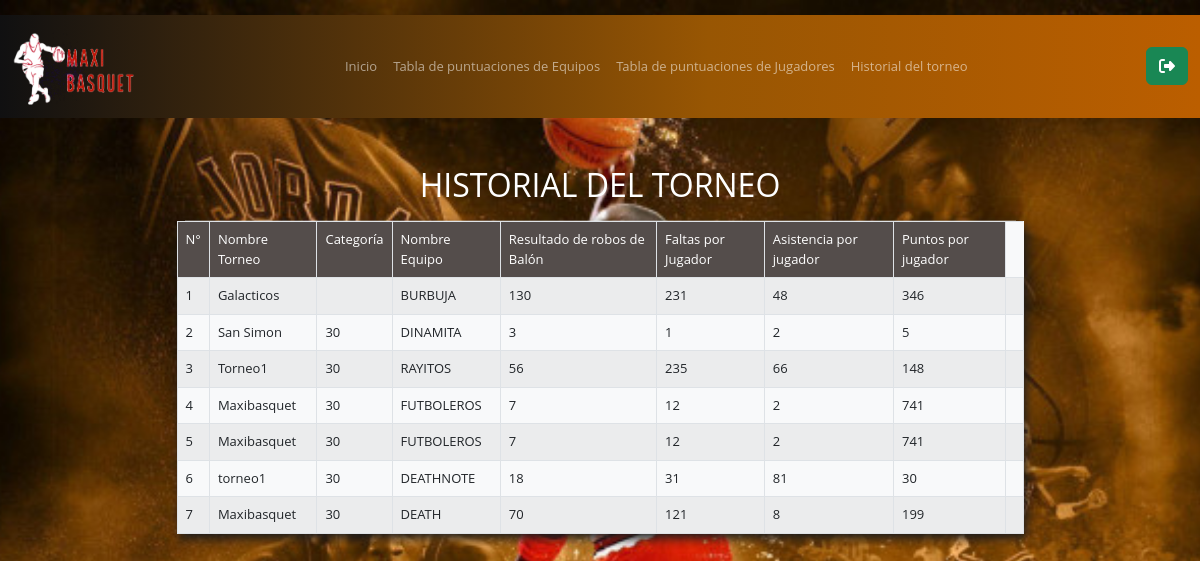
The app's page /tablaHistorial.php with its own data.
### tables this page shows
CREATE TABLE `torneofinalizado` (
  `id` int(11) NOT NULL,
  `id_torneo` int(50) NOT NULL,
  `nombreTorneo` varchar(50) NOT NULL,
  `nombreE` varchar(20) NOT NULL,
  `resultadoRobos` int(10) NOT NULL,
  `faltasJugador` int(10) NOT NULL,
  `asistenciaJugador` int(10) NOT NULL,
  `puntoFinal` int(10) NOT NULL,
  `categoria` varchar(10) NOT NULL,
  `nombreDelegado` varchar(20) NOT NULL
);

### tablaHistorial.php (the view, shortened to what this page needs)
<!doctype html>
<html lang="Es">
  <head>
    <link href="../css/bootstrap.min.css" rel="stylesheet">
    <link rel="stylesheet" href="../css/all.css">
    <link rel="stylesheet" href="../css/miestilo.css">
  </head>
  <body class="imagen-fondo">
<?php include("navbar.php");?>
<div class="container">
<div class="row justify-content-center">
  <div class="col-9 py-5">
    <div class="text-center"><h2 style="color: white;" >HISTORIAL DEL TORNEO </h2>
    </div>
    <hr>
    <form action="procesoHistorial.php" method="post" class="row g-3">
    <table class="table table-bordered table-striped sobra1 bg-light">
      <tbody   style="background: #58514F;">
      <tr>
        <td class="text-white">N°</td>
        <td class="text-white">Nombre Torneo</td>
        <td class="text-white">Categoría</td>
        <td class="text-white">Nombre Equipo</td>
        <td class="text-white">Resultado de robos de Balón</td>
        <td class="text-white">Faltas por Jugador</td>
        <td class="text-white">Asistencia por jugador</td>
        <td class="text-white">Puntos por jugador</td>
      </tr>
      </tbody>
<?php
include("conexion.php");
$numer=1;
$consultar = "SELECT * FROM torneofinalizado";
  if($resultado = $link->query($consultar)){
    if(mysqli_num_rows($resultado)>0){
      $mostrar="SELECT * FROM torneofinalizado ";
          $resultado=$link->query($mostrar);
          while ($row=$resultado->fetch_assoc()) {
          $nombreTorneo       =$row['nombreTorneo'];
          $nombreE            =$row['nombreE'];
          $categoria          =$row['categoria'];
          $resultadoRobos     =$row['resultadoRobos'];
          $faltasJugador      =$row['faltasJugador'];
          $asistenciaJugador  =$row['asistenciaJugador'];
          $puntoFinal         =$row['puntoFinal'];
              echo "<tr>";
              echo "<td>".$numer."</td>";
              echo "<td>".$nombreTorneo."</td>";
              echo "<td>".$categoria."</td>";
              echo "<td>".strtoupper($nombreE)."</td>";
              echo "<td>".$resultadoRobos."</td>";
              echo "<td>".$asistenciaJugador."</td>";
              echo "<td>".$faltasJugador."</td>";
              echo "<td>".$puntoFinal."</td>";
              echo "<td></td>";
              echo "</tr>";
              $numer++;
  }
    }else{
      echo "No existe ningun torneo pasado registrado aun";
      echo "<a href='index.php'> REGRESAR </a>";
    }
  }
  else
    {echo "Error en la consulta";}
?>
    </table>
</form>
  </div>
</div>
</div>
  </body>
</html>

### css/miestilo.css (style rules this page uses)
* { border:0; margin: 0; padding: 0; }
.table { margin: 0 auto; }
.sobra1 { box-shadow: #1c1c1c 3px 5px 10px; }
.imagen-fondo { background: url("../images/fondo1.jpg") no-repeat center center fixed; -webkit-background-size: cover; -moz-background-size: cover; -o-background-size: cover; background-size: cover; color: #fff; }
body { height: 100vh; justify-content: center; align-items: center; background: rgb(255, 255, 255); background: linear-gradient(180deg, rgba(255, 255, 255, 1) 0%, rgba(208, 208, 208, 1) 71%, rgba(159, 159, 159, 1) 100%); font-family: 'lato'; }
body { padding-top:15px; font-family: 'Open Sans', sans-serif; font-size:13px; }

### records on screen
torneofinalizado: nombreTorneo "Galacticos", nombreE "BURBUJA", resultadoRobos "130", asistenciaJugador "231", faltasJugador "48", puntoFinal "346"
torneofinalizado: nombreTorneo "San Simon", categoria "30", nombreE "DINAMITA", resultadoRobos "3", asistenciaJugador "1", faltasJugador "2", puntoFinal "5"
torneofinalizado: nombreTorneo "Torneo1", categoria "30", nombreE "RAYITOS", resultadoRobos "56", asistenciaJugador "235", faltasJugador "66", puntoFinal "148"
torneofinalizado: nombreTorneo "Maxibasquet", categoria "30", nombreE "FUTBOLEROS", resultadoRobos "7", asistenciaJugador "12", faltasJugador "2", puntoFinal "741"
torneofinalizado: nombreTorneo "Maxibasquet", categoria "30", nombreE "FUTBOLEROS", resultadoRobos "7", asistenciaJugador "12", faltasJugador "2", puntoFinal "741"
torneofinalizado: nombreTorneo "torneo1", categoria "30", nombreE "DEATHNOTE", resultadoRobos "18", asistenciaJugador "31", faltasJugador "81", puntoFinal "30"
torneofinalizado: nombreTorneo "Maxibasquet", categoria "30", nombreE "DEATH", resultadoRobos "70", asistenciaJugador "121", faltasJugador "8", puntoFinal "199"
